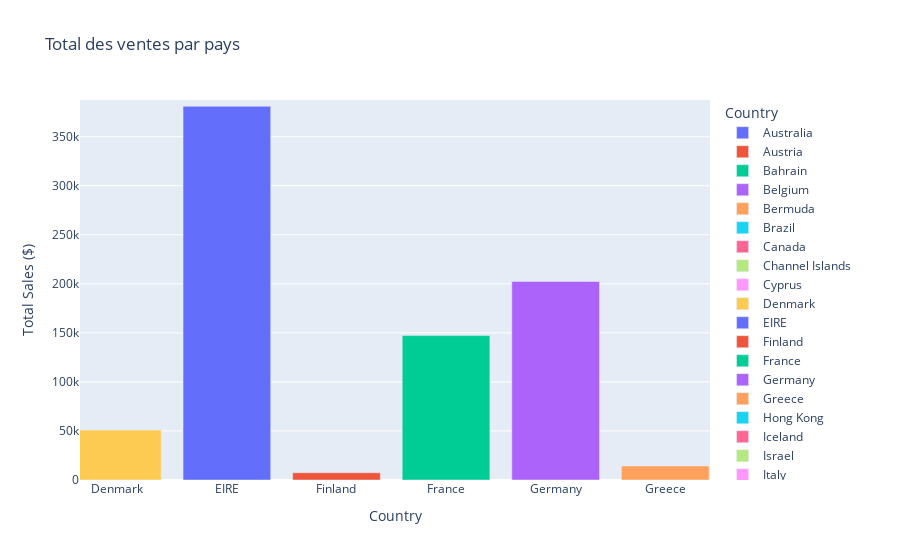

Here is the notebook cell this chart was saved with:
### Markdown cell above
- Cliquer sur un pays dans la légende pour le désactiver et changer l'apparence du graphique
- Sélectionner une zone pour zoomer

### Code cell
bar_fig = px.bar(
    data_frame=ecom_sales,
    x='Country',
    y='Total Sales ($)',
    color='Country',
    title='Total des ventes par pays'
)

# bar_fig.update_layout(
#     height=1000
# )

bar_fig.show()

### Figure 1 — Plotly figure (JSON) as saved in the notebook; plotly's stock layout.template omitted (floating-point values rounded to 4 significant figures)
{"data": [{"alignmentgroup": "True", "hovertemplate": "Country=%{x}<br>Total Sales ($)=%{y}<extra></extra>", "legendgroup": "Australia", "marker": {"color": "#636efa", "pattern": {"shape": ""}}, "name": "Australia", "offsetgroup": "Australia", "orientation": "v", "showlegend": true, "textposition": "auto", "type": "bar", "x": ["Australia"], "xaxis": "x", "y": [31450.0], "yaxis": "y"}, {"alignmentgroup": "True", "hovertemplate": "Country=%{x}<br>Total Sales ($)=%{y}<extra></extra>", "legendgroup": "Austria", "marker": {"color": "#EF553B", "pattern": {"shape": ""}}, "name": "Austria", "offsetgroup": "Austria", "orientation": "v", "showlegend": true, "textposition": "auto", "type": "bar", "x": ["Austria"], "xaxis": "x", "y": [13410.0], "yaxis": "y"}, {"alignmentgroup": "True", "hovertemplate": "Country=%{x}<br>Total Sales ($)=%{y}<extra></extra>", "legendgroup": "Bahrain", "marker": {"color": "#00cc96", "pattern": {"shape": ""}}, "name": "Bahrain", "offsetgroup": "Bahrain", "orientation": "v", "showlegend": true, "textposition": "auto", "type": "bar", "x": ["Bahrain"], "xaxis": "x", "y": [2356.0], "yaxis": "y"}, {"alignmentgroup": "True", "hovertemplate": "Country=%{x}<br>Total Sales ($)=%{y}<extra></extra>", "legendgroup": "Belgium", "marker": {"color": "#ab63fa", "pattern": {"shape": ""}}, "name": "Belgium", "offsetgroup": "Belgium", "orientation": "v", "showlegend": true, "textposition": "auto", "type": "bar", "x": ["Belgium"], "xaxis": "x", "y": [24560.0], "yaxis": "y"}, {"alignmentgroup": "True", "hovertemplate": "Country=%{x}<br>Total Sales ($)=%{y}<extra></extra>", "legendgroup": "Bermuda", "marker": {"color": "#FFA15A", "pattern": {"shape": ""}}, "name": "Bermuda", "offsetgroup": "Bermuda", "orientation": "v", "showlegend": true, "textposition": "auto", "type": "bar", "x": ["Bermuda"], "xaxis": "x", "y": [1253.0], "yaxis": "y"}, {"alignmentgroup": "True", "hovertemplate": "Country=%{x}<br>Total Sales ($)=%{y}<extra></extra>", "legendgroup": "Brazil", "marker": {"color": "#19d3f3", "pattern": {"shape": ""}}, "name": "Brazil", "offsetgroup": "Brazil", "orientation": "v", "showlegend": true, "textposition": "auto", "type": "bar", "x": ["Brazil"], "xaxis": "x", "y": [268.3], "yaxis": "y"}, {"alignmentgroup": "True", "hovertemplate": "Country=%{x}<br>Total Sales ($)=%{y}<extra></extra>", "legendgroup": "Canada", "marker": {"color": "#FF6692", "pattern": {"shape": ""}}, "name": "Canada", "offsetgroup": "Canada", "orientation": "v", "showlegend": true, "textposition": "auto", "type": "bar", "x": ["Canada"], "xaxis": "x", "y": [1217.0], "yaxis": "y"}, {"alignmentgroup": "True", "hovertemplate": "Country=%{x}<br>Total Sales ($)=%{y}<extra></extra>", "legendgroup": "Channel Islands", "marker": {"color": "#B6E880", "pattern": {"shape": ""}}, "name": "Channel Islands", "offsetgroup": "Channel Islands", "orientation": "v", "showlegend": true, "textposition": "auto", "type": "bar", "x": ["Channel Islands"], "xaxis": "x", "y": [24550.0], "yaxis": "y"}, {"alignmentgroup": "True", "hovertemplate": "Country=%{x}<br>Total Sales ($)=%{y}<extra></extra>", "legendgroup": "Cyprus", "marker": {"color": "#FF97FF", "pattern": {"shape": ""}}, "name": "Cyprus", "offsetgroup": "Cyprus", "orientation": "v", "showlegend": true, "textposition": "auto", "type": "bar", "x": ["Cyprus"], "xaxis": "x", "y": [11390.0], "yaxis": "y"}, {"alignmentgroup": "True", "hovertemplate": "Country=%{x}<br>Total Sales ($)=%{y}<extra></extra>", "legendgroup": "Denmark", "marker": {"color": "#FECB52", "pattern": {"shape": ""}}, "name": "Denmark", "offsetgroup": "Denmark", "orientation": "v", "showlegend": true, "textposition": "auto", "type": "bar", "x": ["Denmark"], "xaxis": "x", "y": [50910.0], "yaxis": "y"}, {"alignmentgroup": "True", "hovertemplate": "Country=%{x}<br>Total Sales ($)=%{y}<extra></extra>", "legendgroup": "EIRE", "marker": {"color": "#636efa", "pattern": {"shape": ""}}, "name": "EIRE", "offsetgroup": "EIRE", "orientation": "v", "showlegend": true, "textposition": "auto", "type": "bar", "x": ["EIRE"], "xaxis": "x", "y": [381000.0], "yaxis": "y"}, {"alignmentgroup": "True", "hovertemplate": "Country=%{x}<br>Total Sales ($)=%{y}<extra></extra>", "legendgroup": "Finland", "marker": {"color": "#EF553B", "pattern": {"shape": ""}}, "name": "Finland", "offsetgroup": "Finland", "orientation": "v", "showlegend": true, "textposition": "auto", "type": "bar", "x": ["Finland"], "xaxis": "x", "y": [7379.0], "yaxis": "y"}, {"alignmentgroup": "True", "hovertemplate": "Country=%{x}<br>Total Sales ($)=%{y}<extra></extra>", "legendgroup": "France", "marker": {"color": "#00cc96", "pattern": {"shape": ""}}, "name": "France", "offsetgroup": "France", "orientation": "v", "showlegend": true, "textposition": "auto", "type": "bar", "x": ["France"], "xaxis": "x", "y": [147200.0], "yaxis": "y"}, {"alignmentgroup": "True", "hovertemplate": "Country=%{x}<br>Total Sales ($)=%{y}<extra></extra>", "legendgroup": "Germany", "marker": {"color": "#ab63fa", "pattern": {"shape": ""}}, "name": "Germany", "offsetgroup": "Germany", "orientation": "v", "showlegend": true, "textposition": "auto", "type": "bar", "x": ["Germany"], "xaxis": "x", "y": [202400.0], "yaxis": "y"}, {"alignmentgroup": "True", "hovertemplate": "Country=%{x}<br>Total Sales ($)=%{y}<extra></extra>", "legendgroup": "Greece", "marker": {"color": "#FFA15A", "pattern": {"shape": ""}}, "name": "Greece", "offsetgroup": "Greece", "orientation": "v", "showlegend": true, "textposition": "auto", "type": "bar", "x": ["Greece"], "xaxis": "x", "y": [14340.0], "yaxis": "y"}, {"alignmentgroup": "True", "hovertemplate": "Country=%{x}<br>Total Sales ($)=%{y}<extra></extra>", "legendgroup": "Hong Kong", "marker": {"color": "#19d3f3", "pattern": {"shape": ""}}, "name": "Hong Kong", "offsetgroup": "Hong Kong", "orientation": "v", "showlegend": true, "textposition": "auto", "type": "bar", "x": ["Hong Kong"], "xaxis": "x", "y": [8203.0], "yaxis": "y"}, {"alignmentgroup": "True", "hovertemplate": "Country=%{x}<br>Total Sales ($)=%{y}<extra></extra>", "legendgroup": "Iceland", "marker": {"color": "#FF6692", "pattern": {"shape": ""}}, "name": "Iceland", "offsetgroup": "Iceland", "orientation": "v", "showlegend": true, "textposition": "auto", "type": "bar", "x": ["Iceland"], "xaxis": "x", "y": [1323.0], "yaxis": "y"}, {"alignmentgroup": "True", "hovertemplate": "Country=%{x}<br>Total Sales ($)=%{y}<extra></extra>", "legendgroup": "Israel", "marker": {"color": "#B6E880", "pattern": {"shape": ""}}, "name": "Israel", "offsetgroup": "Israel", "orientation": "v", "showlegend": true, "textposition": "auto", "type": "bar", "x": ["Israel"], "xaxis": "x", "y": [3199.0], "yaxis": "y"}, {"alignmentgroup": "True", "hovertemplate": "Country=%{x}<br>Total Sales ($)=%{y}<extra></extra>", "legendgroup": "Italy", "marker": {"color": "#FF97FF", "pattern": {"shape": ""}}, "name": "Italy", "offsetgroup": "Italy", "orientation": "v", "showlegend": true, "textposition": "auto", "type": "bar", "x": ["Italy"], "xaxis": "x", "y": [15070.0], "yaxis": "y"}, {"alignmentgroup": "True", "hovertemplate": "Country=%{x}<br>Total Sales ($)=%{y}<extra></extra>", "legendgroup": "Japan", "marker": {"color": "#FECB52", "pattern": {"shape": ""}}, "name": "Japan", "offsetgroup": "Japan", "orientation": "v", "showlegend": true, "textposition": "auto", "type": "bar", "x": ["Japan"], "xaxis": "x", "y": [9722.0], "yaxis": "y"}, {"alignmentgroup": "True", "hovertemplate": "Country=%{x}<br>Total Sales ($)=%{y}<extra></extra>", "legendgroup": "Korea", "marker": {"color": "#636efa", "pattern": {"shape": ""}}, "name": "Korea", "offsetgroup": "Korea", "orientation": "v", "showlegend": true, "textposition": "auto", "type": "bar", "x": ["Korea"], "xaxis": "x", "y": [1119.0], "yaxis": "y"}, {"alignmentgroup": "True", "hovertemplate": "Country=%{x}<br>Total Sales ($)=%{y}<extra></extra>", "legendgroup": "Lebanon", "marker": {"color": "#EF553B", "pattern": {"shape": ""}}, "name": "Lebanon", "offsetgroup": "Lebanon", "orientation": "v", "showlegend": true, "textposition": "auto", "type": "bar", "x": ["Lebanon"], "xaxis": "x", "y": [211.7], "yaxis": "y"}, {"alignmentgroup": "True", "hovertemplate": "Country=%{x}<br>Total Sales ($)=%{y}<extra></extra>", "legendgroup": "Lithuania", "marker": {"color": "#00cc96", "pattern": {"shape": ""}}, "name": "Lithuania", "offsetgroup": "Lithuania", "orientation": "v", "showlegend": true, "textposition": "auto", "type": "bar", "x": ["Lithuania"], "xaxis": "x", "y": [4893.0], "yaxis": "y"}, {"alignmentgroup": "True", "hovertemplate": "Country=%{x}<br>Total Sales ($)=%{y}<extra></extra>", "legendgroup": "Malta", "marker": {"color": "#ab63fa", "pattern": {"shape": ""}}, "name": "Malta", "offsetgroup": "Malta", "orientation": "v", "showlegend": true, "textposition": "auto", "type": "bar", "x": ["Malta"], "xaxis": "x", "y": [5374.0], "yaxis": "y"}, {"alignmentgroup": "True", "hovertemplate": "Country=%{x}<br>Total Sales ($)=%{y}<extra></extra>", "legendgroup": "Netherlands", "marker": {"color": "#FFA15A", "pattern": {"shape": ""}}, "name": "Netherlands", "offsetgroup": "Netherlands", "orientation": "v", "showlegend": true, "textposition": "auto", "type": "bar", "x": ["Netherlands"], "xaxis": "x", "y": [268786], "yaxis": "y"}, {"alignmentgroup": "True", "hovertemplate": "Country=%{x}<br>Total Sales ($)=%{y}<extra></extra>", "legendgroup": "Nigeria", "marker": {"color": "#19d3f3", "pattern": {"shape": ""}}, "name": "Nigeria", "offsetgroup": "Nigeria", "orientation": "v", "showlegend": true, "textposition": "auto", "type": "bar", "x": ["Nigeria"], "xaxis": "x", "y": [140.4], "yaxis": "y"}, {"alignmentgroup": "True", "hovertemplate": "Country=%{x}<br>Total Sales ($)=%{y}<extra></extra>", "legendgroup": "Norway", "marker": {"color": "#FF6692", "pattern": {"shape": ""}}, "name": "Norway", "offsetgroup": "Norway", "orientation": "v", "showlegend": true, "textposition": "auto", "type": "bar", "x": ["Norway"], "xaxis": "x", "y": [23940.0], "yaxis": "y"}, {"alignmentgroup": "True", "hovertemplate": "Country=%{x}<br>Total Sales ($)=%{y}<extra></extra>", "legendgroup": "Poland", "marker": {"color": "#B6E880", "pattern": {"shape": ""}}, "name": "Poland", "offsetgroup": "Poland", "orientation": "v", "showlegend": true, "textposition": "auto", "type": "bar", "x": ["Poland"], "xaxis": "x", "y": [3568.0], "yaxis": "y"}, {"alignmentgroup": "True", "hovertemplate": "Country=%{x}<br>Total Sales ($)=%{y}<extra></extra>", "legendgroup": "Portugal", "marker": {"color": "#FF97FF", "pattern": {"shape": ""}}, "name": "Portugal", "offsetgroup": "Portugal", "orientation": "v", "showlegend": true, "textposition": "auto", "type": "bar", "x": ["Portugal"], "xaxis": "x", "y": [24270.0], "yaxis": "y"}, {"alignmentgroup": "True", "hovertemplate": "Country=%{x}<br>Total Sales ($)=%{y}<extra></extra>", "legendgroup": "RSA", "marker": {"color": "#FECB52", "pattern": {"shape": ""}}, "name": "RSA", "offsetgroup": "RSA", "orientation": "v", "showlegend": true, "textposition": "auto", "type": "bar", "x": ["RSA"], "xaxis": "x", "y": [3802.0], "yaxis": "y"}, {"alignmentgroup": "True", "hovertemplate": "Country=%{x}<br>Total Sales ($)=%{y}<extra></extra>", "legendgroup": "Singapore", "marker": {"color": "#636efa", "pattern": {"shape": ""}}, "name": "Singapore", "offsetgroup": "Singapore", "orientation": "v", "showlegend": true, "textposition": "auto", "type": "bar", "x": ["Singapore"], "xaxis": "x", "y": [4038.0], "yaxis": "y"}, {"alignmentgroup": "True", "hovertemplate": "Country=%{x}<br>Total Sales ($)=%{y}<extra></extra>", "legendgroup": "Spain", "marker": {"color": "#EF553B", "pattern": {"shape": ""}}, "name": "Spain", "offsetgroup": "Spain", "orientation": "v", "showlegend": true, "textposition": "auto", "type": "bar", "x": ["Spain"], "xaxis": "x", "y": [47600.0], "yaxis": "y"}, {"alignmentgroup": "True", "hovertemplate": "Country=%{x}<br>Total Sales ($)=%{y}<extra></extra>", "legendgroup": "Sweden", "marker": {"color": "#00cc96", "pattern": {"shape": ""}}, "name": "Sweden", "offsetgroup": "Sweden", "orientation": "v", "showlegend": true, "textposition": "auto", "type": "bar", "x": ["Sweden"], "xaxis": "x", "y": [53530.0], "yaxis": "y"}, {"alignmentgroup": "True", "hovertemplate": "Country=%{x}<br>Total Sales ($)=%{y}<extra></extra>", "legendgroup": "Switzerland", "marker": {"color": "#ab63fa", "pattern": {"shape": ""}}, "name": "Switzerland", "offsetgroup": "Switzerland", "orientation": "v", "showlegend": true, "textposition": "auto", "type": "bar", "x": ["Switzerland"], "xaxis": "x", "y": [43920.0], "yaxis": "y"}, {"alignmentgroup": "True", "hovertemplate": "Country=%{x}<br>Total Sales ($)=%{y}<extra></extra>", "legendgroup": "Thailand", "marker": {"color": "#FFA15A", "pattern": {"shape": ""}}, "name": "Thailand", "offsetgroup": "Thailand", "orientation": "v", "showlegend": true, "textposition": "auto", "type": "bar", "x": ["Thailand"], "xaxis": "x", "y": [3071.0], "yaxis": "y"}, {"alignmentgroup": "True", "hovertemplate": "Country=%{x}<br>Total Sales ($)=%{y}<extra></extra>", "legendgroup": "USA", "marker": {"color": "#19d3f3", "pattern": {"shape": ""}}, "name": "USA", "offsetgroup": "USA", "orientation": "v", "showlegend": true, "textposition": "auto", "type": "bar", "x": ["USA"], "xaxis": "x", "y": [4786.0], "yaxis": "y"}, {"alignmentgroup": "True", "hovertemplate": "Country=%{x}<br>Total Sales ($)=%{y}<extra></extra>", "legendgroup": "United Arab Emirates", "marker": {"color": "#FF6692", "pattern": {"shape": ""}}, "name": "United Arab Emirates", "offsetgroup": "United Arab Emirates", "orientation": "v", "showlegend": true, "textposition": "auto", "type": "bar", "x": ["United Arab Emirates"], "xaxis": "x", "y": [9195.0], "yaxis": "y"}, {"alignmentgroup": "True", "hovertemplate": "Country=%{x}<br>Total Sales ($)=%{y}<extra></extra>", "legendgroup": "United Kingdom", "marker": {"color": "#B6E880", "pattern": {"shape": ""}}, "name": "United Kingdom", "offsetgroup": "United Kingdom", "orientation": "v", "showlegend": true, "textposition": "auto", "type": "bar", "visible": "legendonly", "x": ["United Kingdom"], "xaxis": "x", "y": [8846000.0], "yaxis": "y"}, {"alignmentgroup": "True", "hovertemplate": "Country=%{x}<br>Total Sales ($)=%{y}<extra></extra>", "legendgroup": "Unspecified", "marker": {"color": "#FF97FF", "pattern": {"shape": ""}}, "name": "Unspecified", "offsetgroup": "Unspecified", "orientation": "v", "showlegend": true, "textposition": "auto", "type": "bar", "x": ["Unspecified"], "xaxis": "x", "y": [6186.0], "yaxis": "y"}, {"alignmentgroup": "True", "hovertemplate": "Country=%{x}<br>Total Sales ($)=%{y}<extra></extra>", "legendgroup": "West Indies", "marker": {"color": "#FECB52", "pattern": {"shape": ""}}, "name": "West Indies", "offsetgroup": "West Indies", "orientation": "v", "showlegend": true, "textposition": "auto", "type": "bar", "x": ["West Indies"], "xaxis": "x", "y": [536.4], "yaxis": "y"}], "layout": {"autosize": true, "barmode": "relative", "legend": {"title": {"text": "Country"}, "tracegroupgap": 0}, "title": {"text": "Total des ventes par pays"}, "xaxis": {"anchor": "y", "autorange": false, "categoryarray": ["Australia", "Austria", "Bahrain", "Belgium", "Bermuda", "Brazil", "Canada", "Channel Islands", "Cyprus", "Denmark", "EIRE", "Finland", "France", "Germany", "Greece", "Hong Kong", "Iceland", "Israel", "Italy", "Japan", "Korea", "Lebanon", "Lithuania", "Malta", "Netherlands", "Nigeria", "Norway", "Poland", "Portugal", "RSA", "Singapore", "Spain", "Sweden", "Switzerland", "Thailand", "USA", "United Arab Emirates", "United Kingdom", "Unspecified", "West Indies"], "categoryorder": "array", "domain": [0, 1], "range": [8.66, 14.41], "title": {"text": "Country"}, "type": "category"}, "yaxis": {"anchor": "x", "autorange": false, "domain": [0, 1], "range": [0, 387400.0], "title": {"text": "Total Sales ($)"}, "type": "linear"}}}
